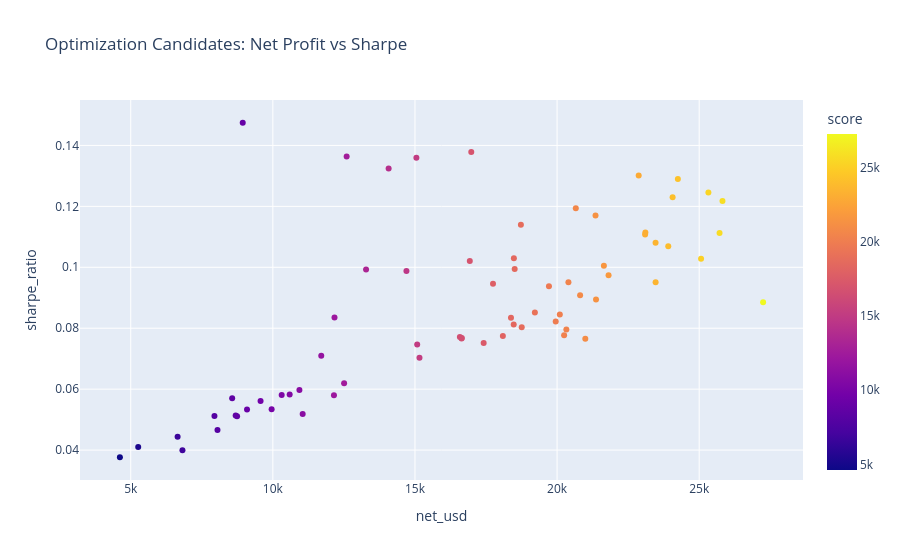

Source (notebook cell):
### Code cell
# =========================
# Diagnostics and plots
# =========================

fig, ax = plt.subplots(1, 1, figsize=(8, 6))
sc = ax.scatter(results_df['net_usd'], results_df['sharpe_ratio'], c=results_df['score'], cmap='viridis')
ax.set_title('Net Profit vs Sharpe (color=score)')
ax.set_xlabel('net_usd')
ax.set_ylabel('sharpe_ratio')
plt.colorbar(sc, ax=ax, label='score')
plt.show()

pivot = results_df.pivot_table(index='sl_mult', columns='tp_mult', values='score', aggfunc='max')
plt.figure(figsize=(8, 5))
plt.imshow(pivot.values, aspect='auto', origin='lower')
plt.xticks(ticks=np.arange(len(pivot.columns)), labels=[f'{v:.3f}' for v in pivot.columns], rotation=45)
plt.yticks(ticks=np.arange(len(pivot.index)), labels=[f'{v:.3f}' for v in pivot.index])
plt.title('TP/SL Score Heatmap')
plt.xlabel('TP_MULT')
plt.ylabel('SL_MULT')
plt.colorbar(label='score')
plt.tight_layout()
plt.show()

best_equity = best_candidate.get('equity_curve', [])
if isinstance(best_equity, list) and len(best_equity) > 0:
    plt.figure(figsize=(10, 4))
    plt.plot(best_equity)
    plt.title('Equity Curve - Best Candidate')
    plt.xlabel('Trade Index')
    plt.ylabel('Cumulative Net USD')
    plt.grid(alpha=0.3)
    plt.show()

# Optional interactive scatter
fig_px = px.scatter(
    results_df,
    x='net_usd',
    y='sharpe_ratio',
    color='score',
    hover_data=['tp_mult', 'sl_mult', 'trade_count', 'search_method'],
    title='Optimization Candidates: Net Profit vs Sharpe',
)
fig_px.show()

### Figure 1 — Plotly figure (JSON) as saved in the notebook; plotly's stock layout.template omitted (floating-point values rounded to 4 significant figures; data arrays with more than 128 entries replaced by an {"elided": "..."} marker saying what was removed)
{"data": [{"customdata": {"elided": "69x4 mixed values"}, "hovertemplate": "net_usd=%{x}<br>sharpe_ratio=%{y}<br>tp_mult=%{customdata[0]}<br>sl_mult=%{customdata[1]}<br>trade_count=%{customdata[2]}<br>search_method=%{customdata[3]}<br>score=%{marker.color}<extra></extra>", "legendgroup": "", "marker": {"color": [27260.0, 25830.0, 25730.0, 25340.0, 25080.0, 24260.0, 24080.0, 23920.0, 23480.0, 23480.0, 23120.0, 23110.0, 22880.0, 21820.0, 21660.0, 21380.0, 21360.0, 21000.0, 20820.0, 20670.0, 20410.0, 20330.0, 20260.0, 20110.0, 19960.0, 19720.0, 19230.0, 18760.0, 18740.0, 18520.0, 18490.0, 18480.0, 18390.0, 18100.0, 17760.0, 17420.0, 17000.0, 16940.0, 16650.0, 16650.0, 16590.0, 15170.0, 15090.0, 15060.0, 14710.0, 14090.0, 13290.0, 12610.0, 12510.0, 12180.0, 12160.0, 11710.0, 11050.0, 10940.0, 10600.0, 10320.0, 9962.0, 9573.0, 9097.0, 8955.0, 8747.0, 8696.0, 8574.0, 8057.0, 7950.0, 6823.0, 6653.0, 5267.0, 4622.0], "coloraxis": "coloraxis", "symbol": "circle"}, "mode": "markers", "name": "", "orientation": "v", "showlegend": false, "type": "scatter", "x": [27250.0, 25820.0, 25720.0, 25320.0, 25070.0, 24250.0, 24060.0, 23910.0, 23470.0, 23470.0, 23110.0, 23100.0, 22870.0, 21810.0, 21650.0, 21370.0, 21350.0, 20990.0, 20810.0, 20660.0, 20400.0, 20330.0, 20250.0, 20100.0, 19950.0, 19710.0, 19220.0, 18760.0, 18730.0, 18510.0, 18480.0, 18470.0, 18380.0, 18090.0, 17750.0, 17420.0, 16980.0, 16930.0, 16650.0, 16640.0, 16580.0, 15160.0, 15080.0, 15050.0, 14700.0, 14070.0, 13280.0, 12600.0, 12510.0, 12170.0, 12150.0, 11700.0, 11050.0, 10930.0, 10590.0, 10310.0, 9957.0, 9568.0, 9091.0, 8940.0, 8742.0, 8691.0, 8568.0, 8052.0, 7945.0, 6819.0, 6649.0, 5263.0, 4619.0], "xaxis": "x", "y": [0.0885, 0.1218, 0.1113, 0.1245, 0.1028, 0.129, 0.123, 0.1069, 0.1081, 0.09512, 0.1115, 0.1108, 0.1301, 0.0974, 0.1005, 0.08941, 0.117, 0.07657, 0.0908, 0.1194, 0.0951, 0.07961, 0.0777, 0.08449, 0.08218, 0.09378, 0.0852, 0.08029, 0.1139, 0.09941, 0.1029, 0.08121, 0.08346, 0.07748, 0.09457, 0.07516, 0.1379, 0.1021, 0.07681, 0.07666, 0.0771, 0.07027, 0.07462, 0.1359, 0.09877, 0.1324, 0.09925, 0.1364, 0.0619, 0.08351, 0.058, 0.071, 0.05183, 0.05969, 0.05822, 0.05811, 0.0534, 0.05614, 0.0533, 0.1474, 0.05107, 0.05133, 0.057, 0.04658, 0.05122, 0.03991, 0.04436, 0.04102, 0.03765], "yaxis": "y"}], "layout": {"coloraxis": {"colorbar": {"title": {"text": "score"}}, "colorscale": [[0, "#0d0887"], [0.1111, "#46039f"], [0.2222, "#7201a8"], [0.3333, "#9c179e"], [0.4444, "#bd3786"], [0.5556, "#d8576b"], [0.6667, "#ed7953"], [0.7778, "#fb9f3a"], [0.8889, "#fdca26"], [1, "#f0f921"]]}, "legend": {"tracegroupgap": 0}, "title": {"text": "Optimization Candidates: Net Profit vs Sharpe"}, "xaxis": {"anchor": "y", "domain": [0, 1], "title": {"text": "net_usd"}}, "yaxis": {"anchor": "x", "domain": [0, 1], "title": {"text": "sharpe_ratio"}}}}
